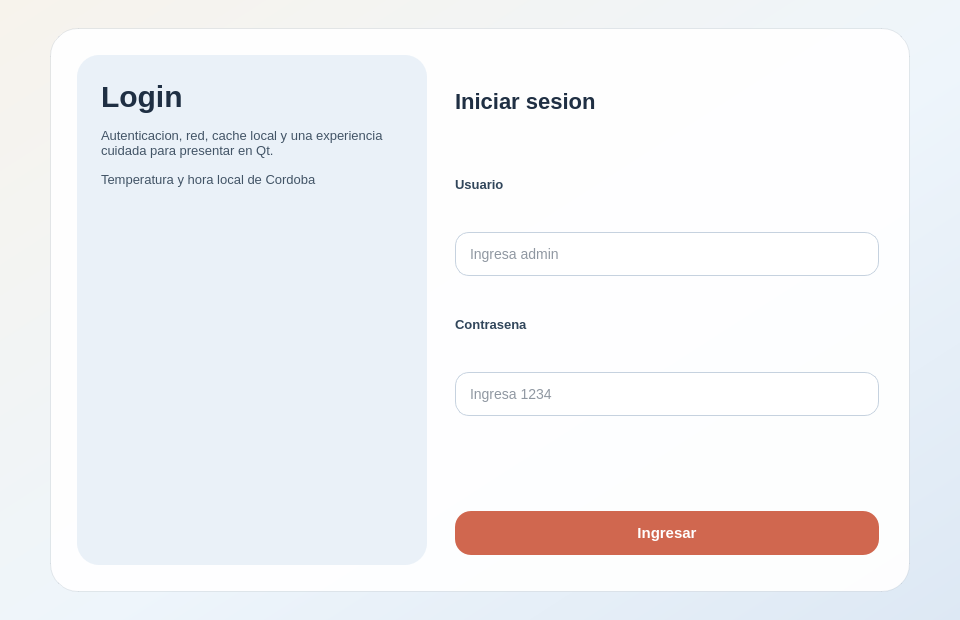
<?xml version="1.0" encoding="UTF-8"?>
<ui version="4.0">
 <class>LoginForm</class>
 <widget class="QWidget" name="LoginForm">
  <property name="geometry">
   <rect>
    <x>0</x>
    <y>0</y>
    <width>960</width>
    <height>620</height>
   </rect>
  </property>
  <property name="windowTitle">
   <string>Login</string>
  </property>
  <property name="styleSheet">
   <string notr="true">QWidget#LoginForm {
    background: qlineargradient(x1:0, y1:0, x2:1, y2:1, stop:0 #f7f3ec, stop:0.55 #eef5fb, stop:1 #dde8f4);
}
QFrame#cardFrame {
    background-color: rgba(255, 255, 255, 236);
    border: 1px solid rgba(40, 62, 88, 28);
    border-radius: 28px;
}
QFrame#leftPanel {
    background-color: rgba(230, 238, 247, 210);
    border-radius: 22px;
}
QLabel#titleLabel {
    color: #1f2f43;
    font-size: 30px;
    font-weight: 700;
}
QLabel#subtitleLabel, QLabel#hintLabel, QLabel#credentialsLabel {
    color: #425466;
    font-size: 13px;
}
QLabel#formTitleLabel {
    color: #1f2f43;
    font-size: 22px;
    font-weight: 700;
}
QLabel#fieldLabel {
    color: #31465b;
    font-size: 13px;
    font-weight: 600;
}
QLineEdit {
    background-color: rgba(255, 255, 255, 248);
    border: 1px solid #c6d2df;
    border-radius: 14px;
    padding: 12px;
    color: #1f2f43;
    font-size: 14px;
}
QLineEdit:focus {
    border: 1px solid #7ca9d6;
}
QPushButton {
    background-color: #d0674f;
    border: none;
    border-radius: 16px;
    color: white;
    font-size: 15px;
    font-weight: 700;
    padding: 13px 18px;
}
QPushButton:disabled {
    background-color: rgba(208, 103, 79, 150);
    color: rgba(255, 255, 255, 210);
}
QLabel#statusLabel {
    font-size: 13px;
    color: #31465b;
}</string>
  </property>
  <layout class="QHBoxLayout" name="horizontalLayout">
   <property name="leftMargin">
    <number>28</number>
   </property>
   <property name="topMargin">
    <number>28</number>
   </property>
   <property name="rightMargin">
    <number>28</number>
   </property>
   <property name="bottomMargin">
    <number>28</number>
   </property>
   <item>
    <spacer name="horizontalSpacerLeft">
     <property name="orientation">
      <enum>Qt::Orientation::Horizontal</enum>
     </property>
     <property name="sizeHint" stdset="0">
      <size>
       <width>20</width>
       <height>20</height>
      </size>
     </property>
    </spacer>
   </item>
   <item>
    <widget class="QFrame" name="cardFrame">
     <property name="minimumSize">
      <size>
       <width>860</width>
       <height>520</height>
      </size>
     </property>
     <property name="frameShape">
      <enum>QFrame::Shape::StyledPanel</enum>
     </property>
     <property name="frameShadow">
      <enum>QFrame::Shadow::Raised</enum>
     </property>
     <layout class="QHBoxLayout" name="cardLayout">
      <property name="spacing">
       <number>24</number>
      </property>
      <property name="leftMargin">
       <number>26</number>
      </property>
      <property name="topMargin">
       <number>26</number>
      </property>
      <property name="rightMargin">
       <number>26</number>
      </property>
      <property name="bottomMargin">
       <number>26</number>
      </property>
      <item>
       <widget class="QFrame" name="leftPanel">
        <property name="minimumSize">
         <size>
          <width>350</width>
          <height>0</height>
         </size>
        </property>
        <property name="frameShape">
         <enum>QFrame::Shape::NoFrame</enum>
        </property>
        <layout class="QVBoxLayout" name="leftLayout">
         <property name="spacing">
          <number>14</number>
         </property>
         <property name="leftMargin">
          <number>24</number>
         </property>
         <property name="topMargin">
          <number>24</number>
         </property>
         <property name="rightMargin">
          <number>24</number>
         </property>
         <property name="bottomMargin">
          <number>24</number>
         </property>
         <item>
          <widget class="QLabel" name="titleLabel">
           <property name="text">
            <string>Login</string>
           </property>
           <property name="wordWrap">
            <bool>true</bool>
           </property>
          </widget>
         </item>
         <item>
          <widget class="QLabel" name="subtitleLabel">
           <property name="text">
            <string>Autenticacion, red, cache local y una experiencia cuidada para presentar en Qt.</string>
           </property>
           <property name="wordWrap">
            <bool>true</bool>
           </property>
          </widget>
         </item>
         <item>
          <widget class="QLabel" name="hintLabel">
           <property name="text">
            <string>Temperatura y hora local de Cordoba</string>
           </property>
          </widget>
         </item>
         <item>
          <widget class="QFrame" name="weatherHostFrame">
           <property name="minimumSize">
            <size>
             <width>0</width>
             <height>210</height>
            </size>
           </property>
           <property name="font">
            <font>
             <bold>true</bold>
            </font>
           </property>
           <property name="autoFillBackground">
            <bool>false</bool>
           </property>
           <property name="frameShape">
            <enum>QFrame::Shape::NoFrame</enum>
           </property>
          </widget>
         </item>
         <item>
          <spacer name="verticalSpacerLeft">
           <property name="orientation">
            <enum>Qt::Orientation::Vertical</enum>
           </property>
           <property name="sizeHint" stdset="0">
            <size>
             <width>20</width>
             <height>20</height>
            </size>
           </property>
          </spacer>
         </item>
        </layout>
       </widget>
      </item>
      <item>
       <widget class="QFrame" name="rightPanel">
        <property name="frameShape">
         <enum>QFrame::Shape::NoFrame</enum>
        </property>
        <layout class="QVBoxLayout" name="rightLayout">
         <property name="spacing">
          <number>12</number>
         </property>
         <property name="leftMargin">
          <number>4</number>
         </property>
         <property name="topMargin">
          <number>10</number>
         </property>
         <property name="rightMargin">
          <number>4</number>
         </property>
         <property name="bottomMargin">
          <number>10</number>
         </property>
         <item>
          <widget class="QLabel" name="formTitleLabel">
           <property name="text">
            <string>Iniciar sesion</string>
           </property>
          </widget>
         </item>
         <item>
          <widget class="QLabel" name="userFieldLabel">
           <property name="styleSheet">
            <string notr="true">color: #31465b; font-size: 13px; font-weight: 600;</string>
           </property>
           <property name="text">
            <string>Usuario</string>
           </property>
          </widget>
         </item>
         <item>
          <widget class="QLineEdit" name="usernameLineEdit">
           <property name="placeholderText">
            <string>Ingresa admin</string>
           </property>
          </widget>
         </item>
         <item>
          <widget class="QLabel" name="passwordFieldLabel">
           <property name="styleSheet">
            <string notr="true">color: #31465b; font-size: 13px; font-weight: 600;</string>
           </property>
           <property name="text">
            <string>Contrasena</string>
           </property>
          </widget>
         </item>
         <item>
          <widget class="QLineEdit" name="passwordLineEdit">
           <property name="echoMode">
            <enum>QLineEdit::EchoMode::Password</enum>
           </property>
           <property name="placeholderText">
            <string>Ingresa 1234</string>
           </property>
          </widget>
         </item>
         <item>
          <widget class="QLabel" name="statusLabel">
           <property name="text">
            <string/>
           </property>
           <property name="wordWrap">
            <bool>true</bool>
           </property>
          </widget>
         </item>
         <item>
          <widget class="QPushButton" name="loginButton">
           <property name="cursor">
            <cursorShape>PointingHandCursor</cursorShape>
           </property>
           <property name="text">
            <string>Ingresar</string>
           </property>
          </widget>
         </item>
        </layout>
       </widget>
      </item>
     </layout>
    </widget>
   </item>
   <item>
    <spacer name="horizontalSpacerRight">
     <property name="orientation">
      <enum>Qt::Orientation::Horizontal</enum>
     </property>
     <property name="sizeHint" stdset="0">
      <size>
       <width>20</width>
       <height>20</height>
      </size>
     </property>
    </spacer>
   </item>
  </layout>
 </widget>
 <resources/>
 <connections/>
</ui>
